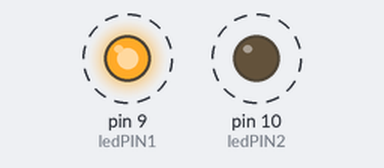
Recording of a sketch running on a simulated Arduino Uno, built with avr-gcc and run on an emulated ATmega328P. Parts: output pins drawn as LEDs (lit = HIGH). Dashed ring = blinking.

Above: at 0.1 s.
Timing chart, 0 to 3.0 s (numbered marks = the images above):
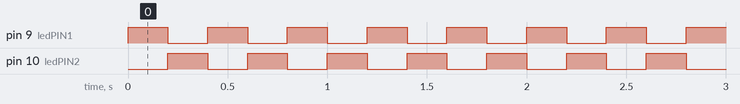

The sketch:

POLICIA.ino
```cpp
const int ledPIN1 = 9;
const int ledPIN2 = 10;

void setup() {
  pinMode(ledPIN1 , OUTPUT);  //definir pin como salida
  pinMode(ledPIN2 , OUTPUT);  //definir pin como salida
}

void loop() {
  digitalWrite(ledPIN1 , HIGH);   // poner el Pin en HIGH
  digitalWrite(ledPIN2 , LOW);
  delay(200);
  digitalWrite(ledPIN1 , LOW);    // poner el Pin en LOW
  digitalWrite(ledPIN2 , HIGH);
  delay(200);
}
```

Measured:
- by itself, pin 9 (ledPIN1), pin 10 (ledPIN2): alternates HIGH for 0.20 s and LOW for 0.20 s
